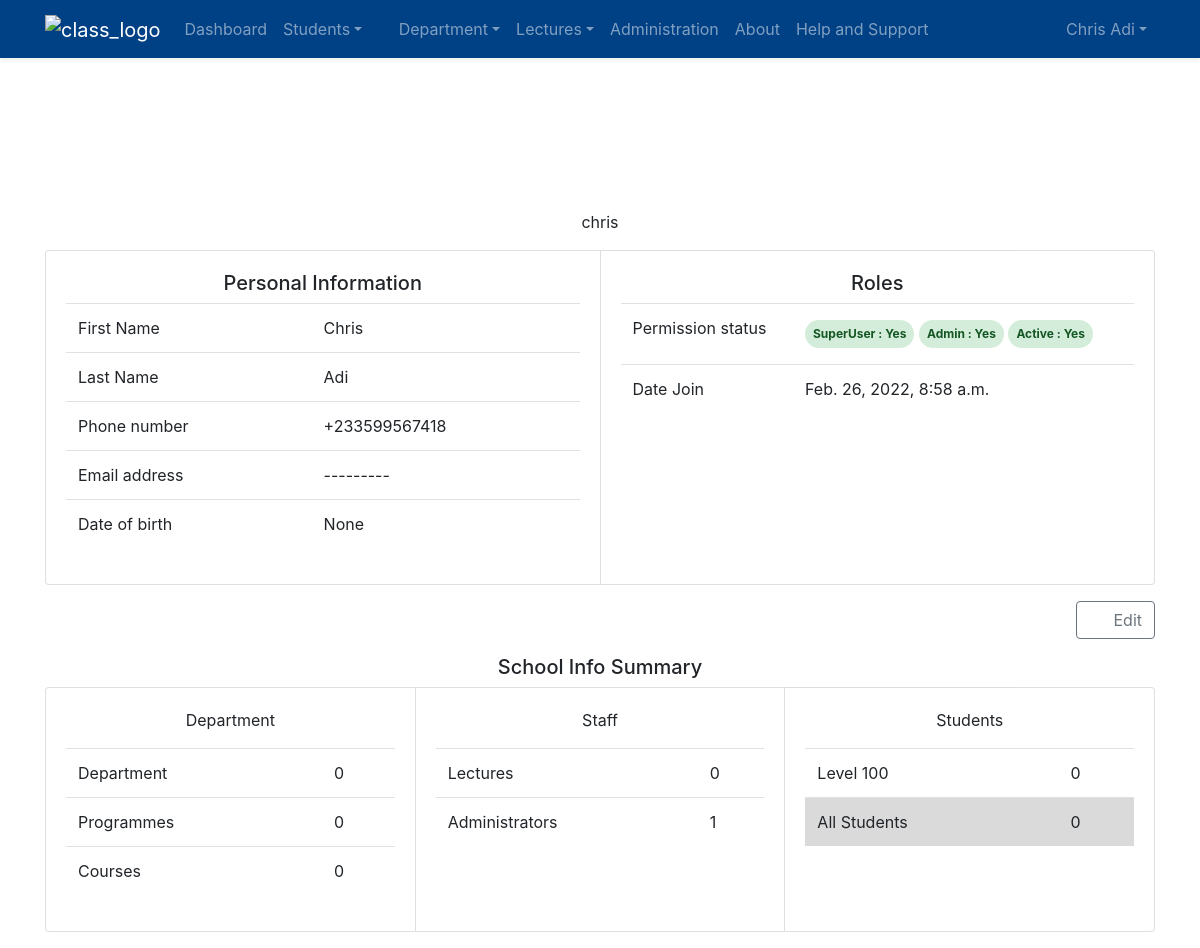
Page /accounts/profile/adichris/1/ (signed in) on the committed database.
### accounts/models.py (models this page shows, shortened)
class User(AbstractBaseUser):
    first_name = models.CharField(max_length=150)
    last_name = models.CharField(max_length=250)
    phone_number = PhoneNumberField(unique=True)
    username = models.CharField(max_length=150, unique=True)
    dob = models.DateField(verbose_name="Date of Birth", null=True, blank=True)
    email = models.EmailField(verbose_name="Email Address", unique=True, null=True)
    slug = models.SlugField(null=True, blank=True, unique=True)
    timestamp = models.DateTimeField(auto_now_add=True)
    updated = models.DateTimeField(auto_now=True)
    is_active = models.BooleanField(default=True)
    is_admin = models.BooleanField(default=False)
    is_lecture = models.BooleanField(default=False)
    is_superuser = models.BooleanField(default=False)
    picture = models.ImageField(null=True, blank=True, upload_to=upload_user_to_path)
    session_key = models.CharField(max_length=32, unique=True, null=True, blank=True)
    REQUIRED_FIELDS = ['first_name', 'last_name', 'phone_number']
    USERNAME_FIELD = "username"
    EMAIL_FIELD = "email"
    objects = UserManager()
    class Meta:
        verbose_name = 'User'
        verbose_name_plural = 'Users'
        ordering = ("last_name", "first_name", "username")
    def get_full_name(self):
        try:
            if self.generalsetting.name_order == "l":
                return "%s %s" % (self.last_name.title(), self.first_name.title())
            else:
                return "%s %s" % (self.first_name.title(), self.last_name.title())
        except AttributeError:
            return "%s %s" % (self.last_name.title(), self.first_name.title())
    def get_absolute_url(self):
        from django.urls import reverse
        return reverse("accounts:user-profile", args=(self.slug, self.pk))
    @property
    def is_staff(self):
        return bool((self.is_superuser or self.is_admin) and self.is_active)

### setting/models.py (models this page shows, shortened)
class GeneralSetting(models.Model):
    semester = models.CharField(max_length=60, choices=CourseSemester.choices,
                                help_text="The current academic semester",
                                default=CourseSemester.SEMESTER1,
                                )
    name_order = models.CharField(max_length=20, choices=NameOrder.choices,
                                  help_text="How to order your name",
                                  default=NameOrder.FIRSTNAME,
                                  )
    academic_year = models.CharField(max_length=11, default=current_year-1,
                                     help_text="Select the academic year for the semester",
                                     )
    user = models.OneToOneField(User, on_delete=models.CASCADE, unique=True)

### course/models.py (models this page shows, shortened)
class CourseLevel(models.Model):
    name = models.CharField(max_length=10, verbose_name="Level name", default="Level",
                            help_text="The letter part of the level")
    number = models.IntegerField(unique=True, verbose_name="Level Number", help_text="The numeric part of the level")
    class Meta:
        verbose_name = "Level"
        verbose_name_plural = "Levels"
        unique_together = ("name", "number")
        ordering = ("name", "number",)
    def __str__(self):
        return "%s %s" % (self.name.title(), self.number)
    def get_students(self):
        return self.student_set.count()

### accounts/views.py (the view)
# urls.py: path("profile/<slug:slug>/<int:pk>/", UserDetailView.as_view(), name="user-profile"),
class UserDetailView(LoginRequiredMixin, DetailView):
    model = User
    def get_template_names(self):
        if self.request.user.is_active:
            return "accounts/detail/staff-detail.html"
        else:
            return "snippet/hasNoPerm.html"
    def get(self, *args, **kwargs):
        return super(UserDetailView, self).get(*args, **kwargs)
    def get_context_data(self, **kwargs):
        ctx = super(UserDetailView, self).get_context_data(**kwargs)
        if self.request.user.is_admin:
            ctx["departments"] = Department.objects.count()
            ctx["students"] = Student.objects.count()
            ctx["lectures"] = LectureModel.objects.count()
            ctx["programmes"] = Programme.objects.count()
            ctx["lectures"] = LectureModel.objects.count()
            ctx["admins"] = User.objects.filter(is_admin=True).count()
            ctx["courses"] = CourseModel.objects.count()
            ctx["Stulevels"] = CourseLevel.objects.all()
            ctx["students"] = Student.objects.count()
        return ctx

### accounts/templates/accounts/detail/staff-detail.html (shortened to what this page needs)
{% extends 'base.html' %}
{% block content %}
    <div class="container">
        <div class="row mt-2 mt-md-4">
            <div class="col-auto mx-auto text-center d-flex justify-content-center align-items-center flex-column">
                    {% if object.picture %}
                        <a href="{{ object.picture.url }}"><img src="{{ object.picture.url }}" alt="" class="img-fluid  rounded-pill p-2 card-hover-shadow" style="height: 15em"></a>
                    {% else %}
                         <span class="fa fa-user-circle fa-8x text-center"></span>
                    {% endif %}
                     <span class="font-weight-normal text-center">{{ object.username }}</span>
            </div>
        </div>
        <div class="row my-3">
            <div class="col">
                <div class="card-group">
                    <div class="card card-hover-shadow">
                        <div class="card-body">
                            <div class="table-responsive">
                                <h5 class="text-center">Personal Information</h5>
                                <table class="table">
                                    <tr>
                                        <td>First Name</td>
                                        <td>{{ object.first_name|title }}</td>
                                    </tr>
                                    <tr>
                                        <td>Last Name</td>
                                        <td>{{ object.last_name|title }}</td>
                                    </tr>
                                    <tr>
                                        <td>Phone number</td>
                                        <td>{{ object.phone_number|title }}</td>
                                    </tr>
                                    <tr>
                                        <td>Email address</td>
                                        <td>{{ object.email|default:"---------" }}</td>
                                    </tr>
                                    <tr>
                                        <td>Date of birth</td>
                                        <td>{{ object.dob }}</td>
                                    </tr>
                                </table>
                            </div>
                        </div>
                    </div>
                    <div class="card card-hover-shadow">
                        <div class="card-body">
                            <h5 class="text-center">Roles</h5>
                            <div class="table-responsive">
                                <table class="table">
                                <tr>
                                    <td>Permission status</td>
                                    <td class="">
                                        {% if request.user.is_admin or request.user.is_superuser %}
                                            <span class = "badge badge-pill p-2 my-1 {% if object.is_superuser %} alert-success {% else %} alert-danger {% endif %}" title="Is user Super User?">SuperUser : {{ object.is_superuser|yesno|title }}</span>
                                            <span class = "badge badge-pill p-2 my-1 {% if object.is_admin %} alert-success {% else %} alert-danger {% endif %}" title="Is user admin?">Admin : {{ object.is_admin|yesno|title }}</span>
                                        {% endif %}
                                        <span class = "badge badge-pill p-2 my-1 {% if object.is_active %} alert-success {% else %} alert-danger {% endif %}" title="Your an active user">Active : {{ object.is_active|yesno|title }}</span>
                                    </td>
                                </tr>
                                    <tr>
                                        <td>Date Join</td>
                                        <td>{{ object.timestamp }}</td>
                                    </tr>
                                </table>
                            </div>
                        </div>
                    </div>
                </div>
            </div>
        </div>
        {% if request.user.is_admin %}
        <div class="row my-2">
            <div class="col d-flex  justify-content-end">
                <a href="{% url 'accounts:profile_edit' slug=object.slug pk=object.pk %}" class="btn btn-outline-secondary" onclick="appendSpinOnClick(this)"><span class="fa fa-edit mr-2"></span> Edit</a>
            </div>
        </div>
        <div class="row my-3">
                <div class="col-12">
                    <h5 class="text-center">School Info Summary</h5>
                </div>
                <div class="col">
                    <div class="card-group">
                        <div class="card">
                            <div class="card-body">
                                <p class="text-center">Department</p>
                                <div class="table-responsive">
                                    <table class="table">
                                        <tr title="All departments">
                                            <td>Department</td>
                                            <td>{{ departments }}</td>
                                        </tr>
                                        <tr title="All programmes">
                                            <td>Programmes</td>
                                            <td>{{ programmes }}</td>
                                        </tr>
                                        <tr title="All courses">
                                            <td>Courses</td>
                                            <td>{{ courses }}</td>
                                        </tr>
                                    </table>
                                </div>
                            </div>
                        </div>
                        <div class="card">
                            <div class="card-body">
                                <p class="text-center">Staff</p>
                                <div class="table-responsive">
                                    <table class="table">
                                        <tr title="All lectures">
                                            <td>Lectures</td>
                                            <td>{{ lectures }}</td>
                                        </tr>
                                        <tr title="all administrators">
                                            <td>Administrators</td>
                                            <td>{{ admins }}</td>
                                        </tr>
                                    </table>
                                </div>
                            </div>
                        </div>
                        <div class="card">
                            <div class="card-body">
                                <p class="text-center">Students</p>
                                <div class="table-responsive">
                                    <table class="table">
                                        {% for level_obj in Stulevels %}
                                            <tr>
                                                <td>{{ level_obj }}</td>
                                                <td>{{ level_obj.get_students }}</td>
                                            </tr>
                                        {% endfor %}
                                        <tr class="table-active">
                                            <td>All Students</td>
                                            <td>{{ students }}</td>
                                        </tr>
                                    </table>
                                </div>
                            </div>
                        </div>
                    </div>
                </div>
            {% endif %}
        </div>
    </div>
{% endblock %}

### templates/base.html (shortened to what this page needs)
{% load static %}
<!DOCTYPE html>
<html lang="en">
<head>
    <link rel="stylesheet" href="{% static 'fontawesome/css/all.min.css' %}">
    <link rel="stylesheet" href="{% static 'bootstrap/css/bootstrap.css' %}">
    <link rel="stylesheet" href="{% static 'styles/custom.css' %}">
</head>
<body>
{% if request.user.is_staff  %}
        {% include 'snippet/admin-navbar.html' %}
    {% elif request.user.is_lecture  %}
        {% include 'snippet/staff_navbar.html' %}
    {% elif request.user.student %}
        {% include 'snippet/student-navbar.html' %}
    {% else %}
        {% include 'snippet/navbar.html' %}
{% endif %}
    {% block content %}
    {% endblock content %}
</body>
</html>

### templates/snippet/admin-navbar.html (shortened to what this page needs)
{% url 'landing-page' as landingPage %}
{% url 'department:create' as add_department %}
{% url 'department:list' as list_department %}
{% url 'lecture:add' as add_lecture %}
{% url 'student:register' as add_student %}
{% url 'student:list' as list_student %}
{% url 'lecture:list' as list_lecture %}
{% url 'about-page' as about_url %}
{% url 'support-page' as support_url %}
{% url 'accounts:admin-dashboard' as dashboard_url %}
{% load static %}
<nav class="navbar navbar-expand-lg navbar-dark  sticky-top shadow-sm  bg-admin-nav">
      <div class="container">
          <a class="navbar-brand {% if request.path  == landingPage %} active {% endif %}" href="{{ landingPage }}" title="home page"><img src="{% static 'DefaultImg/class_logo.png' %}" alt="class_logo" class="img-fluid" style="height: 1.5em;"></a>
          <div class="collapse navbar-collapse" id="ftco-nav">
              <ul class="navbar-nav mr-auto">
                  <li class="nav-item"><a href="{{ dashboard_url }}" class="nav-link {% if request.path == dashboard_url%} active {%  endif %}">Dashboard</a></li>
              <li class="dropdown nav-item">
                  <a href="#" class="dropdown-toggle nav-link {% if request.path == add_student or request.path == list_student %} active {% endif %}" data-toggle="dropdown"><span class="caret">Students</span></a>
              </li>
              <li class="dropdown nav-item {% if request.path == add_department or request.path == list_department %} active {%  endif %}">
                  <a href="#" class="dropdown-toggle nav-link " data-toggle="dropdown"><span class="caret "><i class="fa fa-university mr-2"></i>Department</span></a>
              </li>
              <li class="dropdown nav-item">
                  <a href="#" class="dropdown-toggle nav-link {% if request.path == add_lecture or request.path == list_lecture %} active {%  endif %}" data-toggle="dropdown"><span class="caret">Lectures</span></a>
              </li>
                <li class="nav-item"><a href="/admin" class="nav-link ">Administration</a></li>
                <li class="nav-item {% if request.path == about_url %} active {% endif %}">
                    <a href="{{ about_url }}" class="nav-link">About</a>
                </li>
                <li class="nav-item"><a href="{{ support_url }}" class="nav-link {% if request.path == support_url %} active {% endif %}">Help and Support</a></li>
              </ul>
              <ul class="navbar-nav ml-auto">
                  <li class="dropdown nav-item">
                      <a href="#" class="dropdown-toggle nav-link" data-toggle="dropdown"><span class="caret">{{ request.user.get_full_name|title }}</span></a>
                  </li>
              </ul>
          </div>
      </div>
  </nav>

### rows in the picture
User: user.get_full_name "Chris Adi", username "chris", first_name "Chris", last_name "Adi", phone_number "+233599567418", email "---------", dob "None", is_superuser "Yes", is_admin "Yes", is_active "Yes", timestamp "Feb. 26, 2022, 8:58 a.m."
CourseLevel: name+number "Level 100", get_students "0"

### other values in the picture
{{ departments }} "0"
{{ programmes }} "0"
{{ courses }} "0"
{{ lectures }} "0"
{{ admins }} "1"
{{ students }} "0"
